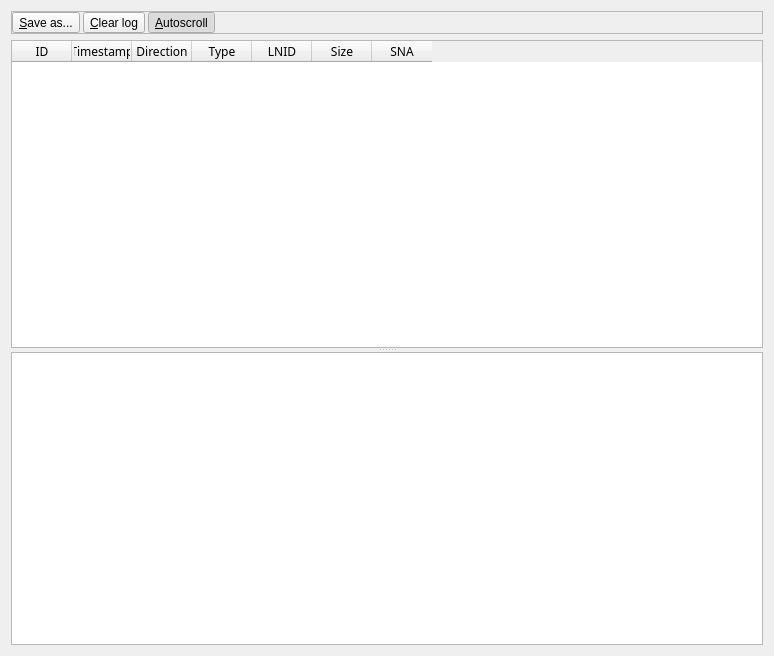
<?xml version="1.0" encoding="UTF-8"?>
<ui version="4.0">
 <class>DLMSLogUI</class>
 <widget class="QWidget" name="DLMSLogUI">
  <property name="geometry">
   <rect>
    <x>0</x>
    <y>0</y>
    <width>774</width>
    <height>656</height>
   </rect>
  </property>
  <property name="windowTitle">
   <string>Form</string>
  </property>
  <layout class="QGridLayout" name="gridLayout_3">
   <item row="0" column="0">
    <widget class="QSplitter" name="splitter">
     <property name="orientation">
      <enum>Qt::Vertical</enum>
     </property>
     <widget class="QWidget" name="widget" native="true">
      <layout class="QGridLayout" name="gridLayout_2">
       <property name="leftMargin">
        <number>0</number>
       </property>
       <property name="topMargin">
        <number>0</number>
       </property>
       <property name="rightMargin">
        <number>0</number>
       </property>
       <property name="bottomMargin">
        <number>0</number>
       </property>
       <item row="0" column="0">
        <widget class="QFrame" name="frame">
         <property name="frameShape">
          <enum>QFrame::StyledPanel</enum>
         </property>
         <property name="frameShadow">
          <enum>QFrame::Raised</enum>
         </property>
         <layout class="QGridLayout" name="gridLayout">
          <property name="leftMargin">
           <number>0</number>
          </property>
          <property name="topMargin">
           <number>0</number>
          </property>
          <property name="rightMargin">
           <number>0</number>
          </property>
          <property name="bottomMargin">
           <number>0</number>
          </property>
          <property name="spacing">
           <number>3</number>
          </property>
          <item row="1" column="0">
           <widget class="QToolButton" name="saveButton">
            <property name="text">
             <string>&amp;Save as...</string>
            </property>
           </widget>
          </item>
          <item row="1" column="1">
           <widget class="QToolButton" name="clearButton">
            <property name="text">
             <string>&amp;Clear log</string>
            </property>
           </widget>
          </item>
          <item row="1" column="3">
           <spacer name="horizontalSpacer">
            <property name="orientation">
             <enum>Qt::Horizontal</enum>
            </property>
            <property name="sizeHint" stdset="0">
             <size>
              <width>499</width>
              <height>20</height>
             </size>
            </property>
           </spacer>
          </item>
          <item row="1" column="2">
           <widget class="QToolButton" name="autoScrollButton">
            <property name="text">
             <string>&amp;Autoscroll</string>
            </property>
            <property name="checkable">
             <bool>true</bool>
            </property>
            <property name="checked">
             <bool>true</bool>
            </property>
           </widget>
          </item>
         </layout>
        </widget>
       </item>
       <item row="1" column="0">
        <widget class="QTableWidget" name="tableWidget">
         <property name="font">
          <font>
           <family>Cascadia Code PL</family>
          </font>
         </property>
         <property name="alternatingRowColors">
          <bool>true</bool>
         </property>
         <property name="selectionMode">
          <enum>QAbstractItemView::SingleSelection</enum>
         </property>
         <property name="selectionBehavior">
          <enum>QAbstractItemView::SelectRows</enum>
         </property>
         <property name="sortingEnabled">
          <bool>true</bool>
         </property>
         <attribute name="horizontalHeaderCascadingSectionResizes">
          <bool>true</bool>
         </attribute>
         <attribute name="horizontalHeaderDefaultSectionSize">
          <number>60</number>
         </attribute>
         <attribute name="horizontalHeaderMinimumSectionSize">
          <number>1</number>
         </attribute>
         <attribute name="horizontalHeaderStretchLastSection">
          <bool>false</bool>
         </attribute>
         <attribute name="verticalHeaderVisible">
          <bool>false</bool>
         </attribute>
         <attribute name="verticalHeaderDefaultSectionSize">
          <number>14</number>
         </attribute>
         <attribute name="verticalHeaderMinimumSectionSize">
          <number>14</number>
         </attribute>
         <column>
          <property name="text">
           <string>ID</string>
          </property>
         </column>
         <column>
          <property name="text">
           <string>Timestamp</string>
          </property>
         </column>
         <column>
          <property name="text">
           <string>Direction</string>
          </property>
         </column>
         <column>
          <property name="text">
           <string>Type</string>
          </property>
         </column>
         <column>
          <property name="text">
           <string>LNID</string>
          </property>
         </column>
         <column>
          <property name="text">
           <string>Size</string>
          </property>
         </column>
         <column>
          <property name="text">
           <string>SNA</string>
          </property>
         </column>
        </widget>
       </item>
      </layout>
     </widget>
     <widget class="QTextEdit" name="xmlEdit">
      <property name="readOnly">
       <bool>true</bool>
      </property>
     </widget>
    </widget>
   </item>
  </layout>
 </widget>
 <resources/>
 <connections/>
</ui>
